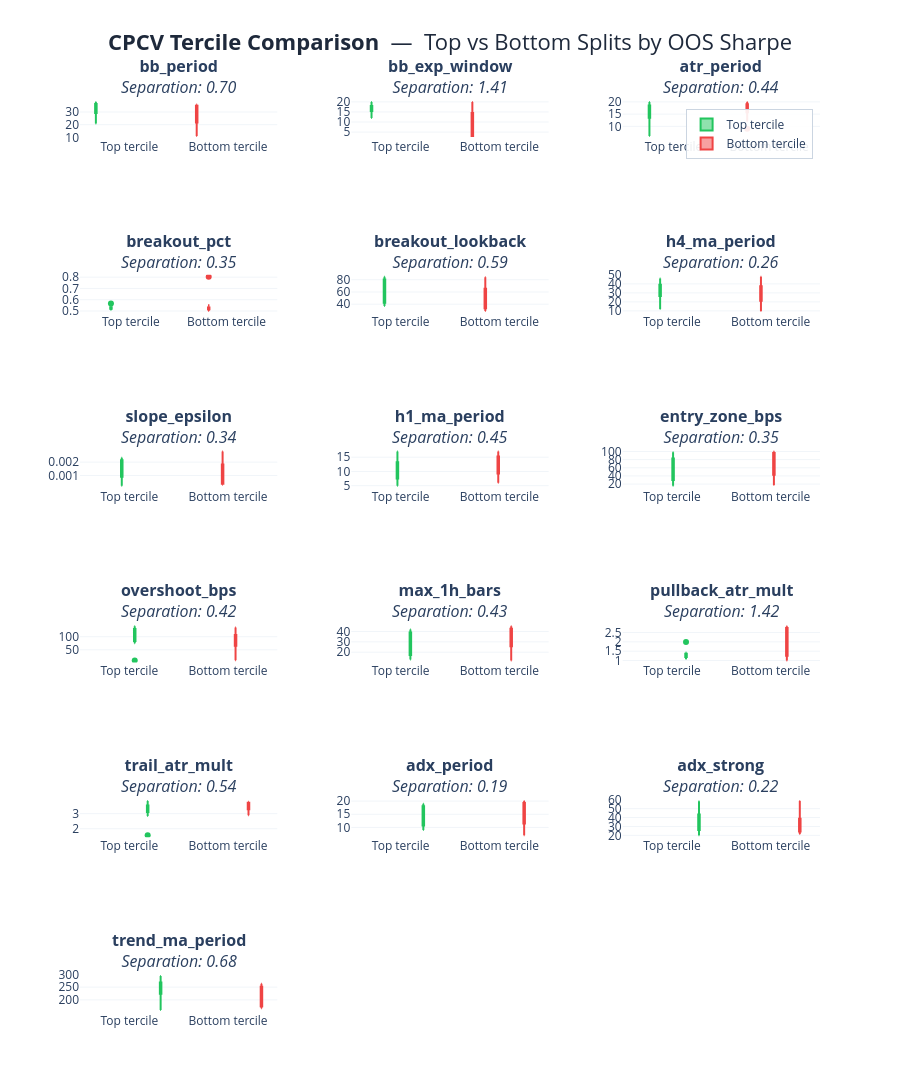

Notebook code cell kept with this figure:
### Markdown cell above
### Tercile Comparison

One subplot per free parameter showing **top third vs bottom third of splits by OOS Sharpe**.

| Separation | Interpretation |
|------------|----------------|
| < 0.5 | No meaningful difference — parameter choice doesn't predict split quality |
| 0.5-1.0 | Moderate signal — consider narrowing the range toward the top-tercile median |
| > 1.0 | Strong signal — this parameter's value is predictive of OOS performance |

### Code cell
plot_tercile_comparison(results, analysis);

### Figure 1 — Plotly figure (JSON) as saved in the notebook; plotly's stock layout.template omitted (floating-point values rounded to 4 significant figures)
{"data": [{"boxmean": true, "hovertemplate": "<b>bb_period — Top tercile</b><br>%{y:.4g}<extra></extra>", "line": {"color": "#22c55e"}, "marker": {"color": "#22c55e"}, "name": "Top tercile", "showlegend": true, "type": "box", "xaxis": "x", "y": [34.0, 27.0, 37.0, 34.0, 21.0, 36.0, 34.0, 38.0, 30.0], "yaxis": "y"}, {"boxmean": true, "hovertemplate": "<b>bb_period — Bottom tercile</b><br>%{y:.4g}<extra></extra>", "line": {"color": "#ef4444"}, "marker": {"color": "#ef4444"}, "name": "Bottom tercile", "showlegend": true, "type": "box", "xaxis": "x", "y": [29.0, 36.0, 11.0, 27.0, 35.0, 15.0, 24.0, 35.0, 34.0], "yaxis": "y"}, {"boxmean": true, "hovertemplate": "<b>bb_exp_window — Top tercile</b><br>%{y:.4g}<extra></extra>", "line": {"color": "#22c55e"}, "marker": {"color": "#22c55e"}, "name": "Top tercile", "showlegend": false, "type": "box", "xaxis": "x2", "y": [16.0, 20.0, 12.0, 18.0, 16.0, 18.0, 17.0, 14.0, 17.0], "yaxis": "y2"}, {"boxmean": true, "hovertemplate": "<b>bb_exp_window — Bottom tercile</b><br>%{y:.4g}<extra></extra>", "line": {"color": "#ef4444"}, "marker": {"color": "#ef4444"}, "name": "Bottom tercile", "showlegend": false, "type": "box", "xaxis": "x2", "y": [16.0, 12.0, 7.0, 13.0, 3.0, 3.0, 3.0, 14.0, 20.0], "yaxis": "y2"}, {"boxmean": true, "hovertemplate": "<b>atr_period — Top tercile</b><br>%{y:.4g}<extra></extra>", "line": {"color": "#22c55e"}, "marker": {"color": "#22c55e"}, "name": "Top tercile", "showlegend": false, "type": "box", "xaxis": "x3", "y": [20.0, 6.0, 16.0, 15.0, 15.0, 20.0, 18.0, 12.0, 14.0], "yaxis": "y3"}, {"boxmean": true, "hovertemplate": "<b>atr_period — Bottom tercile</b><br>%{y:.4g}<extra></extra>", "line": {"color": "#ef4444"}, "marker": {"color": "#ef4444"}, "name": "Bottom tercile", "showlegend": false, "type": "box", "xaxis": "x3", "y": [20.0, 9.0, 19.0, 18.0, 19.0, 12.0, 17.0, 18.0, 19.0], "yaxis": "y3"}, {"boxmean": true, "hovertemplate": "<b>breakout_pct — Top tercile</b><br>%{y:.4g}<extra></extra>", "line": {"color": "#22c55e"}, "marker": {"color": "#22c55e"}, "name": "Top tercile", "showlegend": false, "type": "box", "xaxis": "x4", "y": [0.5219, 0.5656, 0.5254, 0.5109, 0.5326, 0.5385, 0.5313, 0.5303, 0.5089], "yaxis": "y4"}, {"boxmean": true, "hovertemplate": "<b>breakout_pct — Bottom tercile</b><br>%{y:.4g}<extra></extra>", "line": {"color": "#ef4444"}, "marker": {"color": "#ef4444"}, "name": "Bottom tercile", "showlegend": false, "type": "box", "xaxis": "x4", "y": [0.5008, 0.5096, 0.5254, 0.519, 0.522, 0.5411, 0.5174, 0.804, 0.5281], "yaxis": "y4"}, {"boxmean": true, "hovertemplate": "<b>breakout_lookback — Top tercile</b><br>%{y:.4g}<extra></extra>", "line": {"color": "#22c55e"}, "marker": {"color": "#22c55e"}, "name": "Top tercile", "showlegend": false, "type": "box", "xaxis": "x5", "y": [81.0, 46.0, 80.0, 47.0, 40.0, 37.0, 43.0, 80.0, 85.0], "yaxis": "y5"}, {"boxmean": true, "hovertemplate": "<b>breakout_lookback — Bottom tercile</b><br>%{y:.4g}<extra></extra>", "line": {"color": "#ef4444"}, "marker": {"color": "#ef4444"}, "name": "Bottom tercile", "showlegend": false, "type": "box", "xaxis": "x5", "y": [42.0, 29.0, 69.0, 39.0, 64.0, 32.0, 34.0, 46.0, 84.0], "yaxis": "y5"}, {"boxmean": true, "hovertemplate": "<b>h4_ma_period — Top tercile</b><br>%{y:.4g}<extra></extra>", "line": {"color": "#22c55e"}, "marker": {"color": "#22c55e"}, "name": "Top tercile", "showlegend": false, "type": "box", "xaxis": "x6", "y": [12.0, 28.0, 37.0, 28.0, 29.0, 42.0, 22.0, 38.0, 46.0], "yaxis": "y6"}, {"boxmean": true, "hovertemplate": "<b>h4_ma_period — Bottom tercile</b><br>%{y:.4g}<extra></extra>", "line": {"color": "#ef4444"}, "marker": {"color": "#ef4444"}, "name": "Bottom tercile", "showlegend": false, "type": "box", "xaxis": "x6", "y": [48.0, 27.0, 30.0, 22.0, 36.0, 10.0, 19.0, 24.0, 41.0], "yaxis": "y6"}, {"boxmean": true, "hovertemplate": "<b>slope_epsilon — Top tercile</b><br>%{y:.4g}<extra></extra>", "line": {"color": "#22c55e"}, "marker": {"color": "#22c55e"}, "name": "Top tercile", "showlegend": false, "type": "box", "xaxis": "x7", "y": [0.001914, 0.002219, 0.0003474, 0.001083, 0.002122, 0.001438, 0.002336, 0.001459, 0.0002338], "yaxis": "y7"}, {"boxmean": true, "hovertemplate": "<b>slope_epsilon — Bottom tercile</b><br>%{y:.4g}<extra></extra>", "line": {"color": "#ef4444"}, "marker": {"color": "#ef4444"}, "name": "Bottom tercile", "showlegend": false, "type": "box", "xaxis": "x7", "y": [0.002227, 0.001204, 0.0003019, 0.0005706, 0.0012, 0.0003925, 0.001694, 0.002797, 0.0003431], "yaxis": "y7"}, {"boxmean": true, "hovertemplate": "<b>h1_ma_period — Top tercile</b><br>%{y:.4g}<extra></extra>", "line": {"color": "#22c55e"}, "marker": {"color": "#22c55e"}, "name": "Top tercile", "showlegend": false, "type": "box", "xaxis": "x8", "y": [8.0, 9.0, 6.0, 17.0, 13.0, 5.0, 14.0, 12.0, 8.0], "yaxis": "y8"}, {"boxmean": true, "hovertemplate": "<b>h1_ma_period — Bottom tercile</b><br>%{y:.4g}<extra></extra>", "line": {"color": "#ef4444"}, "marker": {"color": "#ef4444"}, "name": "Bottom tercile", "showlegend": false, "type": "box", "xaxis": "x8", "y": [17.0, 7.0, 13.0, 16.0, 10.0, 11.0, 15.0, 6.0, 12.0], "yaxis": "y8"}, {"boxmean": true, "hovertemplate": "<b>entry_zone_bps — Top tercile</b><br>%{y:.4g}<extra></extra>", "line": {"color": "#22c55e"}, "marker": {"color": "#22c55e"}, "name": "Top tercile", "showlegend": false, "type": "box", "xaxis": "x9", "y": [16.0, 34.0, 83.0, 98.0, 54.0, 80.0, 83.0, 62.0, 17.0], "yaxis": "y9"}, {"boxmean": true, "hovertemplate": "<b>entry_zone_bps — Bottom tercile</b><br>%{y:.4g}<extra></extra>", "line": {"color": "#ef4444"}, "marker": {"color": "#ef4444"}, "name": "Bottom tercile", "showlegend": false, "type": "box", "xaxis": "x9", "y": [100.0, 50.0, 96.0, 18.0, 22.0, 78.0, 97.0, 75.0, 84.0], "yaxis": "y9"}, {"boxmean": true, "hovertemplate": "<b>overshoot_bps — Top tercile</b><br>%{y:.4g}<extra></extra>", "line": {"color": "#22c55e"}, "marker": {"color": "#22c55e"}, "name": "Top tercile", "showlegend": false, "type": "box", "xaxis": "x10", "y": [123.0, 75.0, 127.0, 9.0, 121.0, 138.0, 87.0, 91.0, 140.0], "yaxis": "y10"}, {"boxmean": true, "hovertemplate": "<b>overshoot_bps — Bottom tercile</b><br>%{y:.4g}<extra></extra>", "line": {"color": "#ef4444"}, "marker": {"color": "#ef4444"}, "name": "Bottom tercile", "showlegend": false, "type": "box", "xaxis": "x10", "y": [31.0, 135.0, 100.0, 103.0, 97.0, 108.0, 106.0, 10.0, 77.0], "yaxis": "y10"}, {"boxmean": true, "hovertemplate": "<b>max_1h_bars — Top tercile</b><br>%{y:.4g}<extra></extra>", "line": {"color": "#22c55e"}, "marker": {"color": "#22c55e"}, "name": "Top tercile", "showlegend": false, "type": "box", "xaxis": "x11", "y": [36.0, 42.0, 36.0, 13.0, 15.0, 42.0, 18.0, 38.0, 30.0], "yaxis": "y11"}, {"boxmean": true, "hovertemplate": "<b>max_1h_bars — Bottom tercile</b><br>%{y:.4g}<extra></extra>", "line": {"color": "#ef4444"}, "marker": {"color": "#ef4444"}, "name": "Bottom tercile", "showlegend": false, "type": "box", "xaxis": "x11", "y": [37.0, 40.0, 45.0, 27.0, 42.0, 22.0, 45.0, 42.0, 12.0], "yaxis": "y11"}, {"boxmean": true, "hovertemplate": "<b>pullback_atr_mult — Top tercile</b><br>%{y:.4g}<extra></extra>", "line": {"color": "#22c55e"}, "marker": {"color": "#22c55e"}, "name": "Top tercile", "showlegend": false, "type": "box", "xaxis": "x12", "y": [1.34, 1.083, 1.207, 1.99, 1.263, 1.347, 1.143, 1.434, 1.283], "yaxis": "y12"}, {"boxmean": true, "hovertemplate": "<b>pullback_atr_mult — Bottom tercile</b><br>%{y:.4g}<extra></extra>", "line": {"color": "#ef4444"}, "marker": {"color": "#ef4444"}, "name": "Bottom tercile", "showlegend": false, "type": "box", "xaxis": "x12", "y": [2.424, 2.725, 2.197, 2.539, 1.091, 2.833, 1.001, 2.802, 1.311], "yaxis": "y12"}, {"boxmean": true, "hovertemplate": "<b>trail_atr_mult — Top tercile</b><br>%{y:.4g}<extra></extra>", "line": {"color": "#22c55e"}, "marker": {"color": "#22c55e"}, "name": "Top tercile", "showlegend": false, "type": "box", "xaxis": "x13", "y": [3.348, 1.564, 3.53, 3.434, 3.208, 3.485, 2.845, 3.836, 3.617], "yaxis": "y13"}, {"boxmean": true, "hovertemplate": "<b>trail_atr_mult — Bottom tercile</b><br>%{y:.4g}<extra></extra>", "line": {"color": "#ef4444"}, "marker": {"color": "#ef4444"}, "name": "Bottom tercile", "showlegend": false, "type": "box", "xaxis": "x13", "y": [3.074, 3.72, 3.738, 3.378, 3.648, 3.677, 2.888, 3.789, 3.36], "yaxis": "y13"}, {"boxmean": true, "hovertemplate": "<b>adx_period — Top tercile</b><br>%{y:.4g}<extra></extra>", "line": {"color": "#22c55e"}, "marker": {"color": "#22c55e"}, "name": "Top tercile", "showlegend": false, "type": "box", "xaxis": "x14", "y": [9.0, 18.0, 18.0, 10.0, 15.0, 19.0, 11.0, 15.0, 16.0], "yaxis": "y14"}, {"boxmean": true, "hovertemplate": "<b>adx_period — Bottom tercile</b><br>%{y:.4g}<extra></extra>", "line": {"color": "#ef4444"}, "marker": {"color": "#ef4444"}, "name": "Bottom tercile", "showlegend": false, "type": "box", "xaxis": "x14", "y": [10.0, 18.0, 20.0, 7.0, 20.0, 13.0, 19.0, 19.0, 12.0], "yaxis": "y14"}, {"boxmean": true, "hovertemplate": "<b>adx_strong — Top tercile</b><br>%{y:.4g}<extra></extra>", "line": {"color": "#22c55e"}, "marker": {"color": "#22c55e"}, "name": "Top tercile", "showlegend": false, "type": "box", "xaxis": "x15", "y": [41.18, 21.01, 50.1, 20.04, 39.95, 30.68, 37.77, 58.34, 27.76], "yaxis": "y15"}, {"boxmean": true, "hovertemplate": "<b>adx_strong — Bottom tercile</b><br>%{y:.4g}<extra></extra>", "line": {"color": "#ef4444"}, "marker": {"color": "#ef4444"}, "name": "Bottom tercile", "showlegend": false, "type": "box", "xaxis": "x15", "y": [28.49, 22.92, 33.64, 42.65, 24.72, 37.46, 33.8, 21.54, 58.54], "yaxis": "y15"}, {"boxmean": true, "hovertemplate": "<b>trend_ma_period — Top tercile</b><br>%{y:.4g}<extra></extra>", "line": {"color": "#22c55e"}, "marker": {"color": "#22c55e"}, "name": "Top tercile", "showlegend": false, "type": "box", "xaxis": "x16", "y": [257.0, 294.0, 264.0, 233.0, 160.0, 242.0, 265.0, 276.0, 198.0], "yaxis": "y16"}, {"boxmean": true, "hovertemplate": "<b>trend_ma_period — Bottom tercile</b><br>%{y:.4g}<extra></extra>", "line": {"color": "#ef4444"}, "marker": {"color": "#ef4444"}, "name": "Bottom tercile", "showlegend": false, "type": "box", "xaxis": "x16", "y": [260.0, 231.0, 178.0, 167.0, 203.0, 168.0, 238.0, 249.0, 263.0], "yaxis": "y16"}], "layout": {"annotations": [{"font": {"size": 16}, "showarrow": false, "text": "<b>bb_period</b><br><i>Separation: 0.70</i>", "x": 0.1333, "xanchor": "center", "xref": "paper", "y": 1.0, "yanchor": "bottom", "yref": "paper"}, {"font": {"size": 16}, "showarrow": false, "text": "<b>bb_exp_window</b><br><i>Separation: 1.41</i>", "x": 0.5, "xanchor": "center", "xref": "paper", "y": 1.0, "yanchor": "bottom", "yref": "paper"}, {"font": {"size": 16}, "showarrow": false, "text": "<b>atr_period</b><br><i>Separation: 0.44</i>", "x": 0.8667, "xanchor": "center", "xref": "paper", "y": 1.0, "yanchor": "bottom", "yref": "paper"}, {"font": {"size": 16}, "showarrow": false, "text": "<b>breakout_pct</b><br><i>Separation: 0.35</i>", "x": 0.1333, "xanchor": "center", "xref": "paper", "y": 0.8083, "yanchor": "bottom", "yref": "paper"}, {"font": {"size": 16}, "showarrow": false, "text": "<b>breakout_lookback</b><br><i>Separation: 0.59</i>", "x": 0.5, "xanchor": "center", "xref": "paper", "y": 0.8083, "yanchor": "bottom", "yref": "paper"}, {"font": {"size": 16}, "showarrow": false, "text": "<b>h4_ma_period</b><br><i>Separation: 0.26</i>", "x": 0.8667, "xanchor": "center", "xref": "paper", "y": 0.8083, "yanchor": "bottom", "yref": "paper"}, {"font": {"size": 16}, "showarrow": false, "text": "<b>slope_epsilon</b><br><i>Separation: 0.34</i>", "x": 0.1333, "xanchor": "center", "xref": "paper", "y": 0.6167, "yanchor": "bottom", "yref": "paper"}, {"font": {"size": 16}, "showarrow": false, "text": "<b>h1_ma_period</b><br><i>Separation: 0.45</i>", "x": 0.5, "xanchor": "center", "xref": "paper", "y": 0.6167, "yanchor": "bottom", "yref": "paper"}, {"font": {"size": 16}, "showarrow": false, "text": "<b>entry_zone_bps</b><br><i>Separation: 0.35</i>", "x": 0.8667, "xanchor": "center", "xref": "paper", "y": 0.6167, "yanchor": "bottom", "yref": "paper"}, {"font": {"size": 16}, "showarrow": false, "text": "<b>overshoot_bps</b><br><i>Separation: 0.42</i>", "x": 0.1333, "xanchor": "center", "xref": "paper", "y": 0.425, "yanchor": "bottom", "yref": "paper"}, {"font": {"size": 16}, "showarrow": false, "text": "<b>max_1h_bars</b><br><i>Separation: 0.43</i>", "x": 0.5, "xanchor": "center", "xref": "paper", "y": 0.425, "yanchor": "bottom", "yref": "paper"}, {"font": {"size": 16}, "showarrow": false, "text": "<b>pullback_atr_mult</b><br><i>Separation: 1.42</i>", "x": 0.8667, "xanchor": "center", "xref": "paper", "y": 0.425, "yanchor": "bottom", "yref": "paper"}, {"font": {"size": 16}, "showarrow": false, "text": "<b>trail_atr_mult</b><br><i>Separation: 0.54</i>", "x": 0.1333, "xanchor": "center", "xref": "paper", "y": 0.2333, "yanchor": "bottom", "yref": "paper"}, {"font": {"size": 16}, "showarrow": false, "text": "<b>adx_period</b><br><i>Separation: 0.19</i>", "x": 0.5, "xanchor": "center", "xref": "paper", "y": 0.2333, "yanchor": "bottom", "yref": "paper"}, {"font": {"size": 16}, "showarrow": false, "text": "<b>adx_strong</b><br><i>Separation: 0.22</i>", "x": 0.8667, "xanchor": "center", "xref": "paper", "y": 0.2333, "yanchor": "bottom", "yref": "paper"}, {"font": {"size": 16}, "showarrow": false, "text": "<b>trend_ma_period</b><br><i>Separation: 0.68</i>", "x": 0.1333, "xanchor": "center", "xref": "paper", "y": 0.04167, "yanchor": "bottom", "yref": "paper"}], "boxmode": "group", "height": 1920, "legend": {"bgcolor": "rgba(255, 255, 255, 0.9)", "bordercolor": "#cbd5e1", "borderwidth": 1, "x": 0.99, "xanchor": "right", "y": 0.99, "yanchor": "top"}, "title": {"font": {"color": "#1E293B", "size": 22}, "text": "<b>CPCV Tercile Comparison</b>  —  Top vs Bottom Splits by OOS Sharpe", "x": 0.5, "xanchor": "center"}, "xaxis": {"anchor": "y", "domain": [0, 0.2667], "showgrid": false}, "xaxis10": {"anchor": "y10", "domain": [0, 0.2667], "showgrid": false}, "xaxis11": {"anchor": "y11", "domain": [0.3667, 0.6333], "showgrid": false}, "xaxis12": {"anchor": "y12", "domain": [0.7333, 1], "showgrid": false}, "xaxis13": {"anchor": "y13", "domain": [0, 0.2667], "showgrid": false}, "xaxis14": {"anchor": "y14", "domain": [0.3667, 0.6333], "showgrid": false}, "xaxis15": {"anchor": "y15", "domain": [0.7333, 1], "showgrid": false}, "xaxis16": {"anchor": "y16", "domain": [0, 0.2667], "showgrid": false}, "xaxis17": {"anchor": "y17", "domain": [0.3667, 0.6333]}, "xaxis18": {"anchor": "y18", "domain": [0.7333, 1]}, "xaxis2": {"anchor": "y2", "domain": [0.3667, 0.6333], "showgrid": false}, "xaxis3": {"anchor": "y3", "domain": [0.7333, 1], "showgrid": false}, "xaxis4": {"anchor": "y4", "domain": [0, 0.2667], "showgrid": false}, "xaxis5": {"anchor": "y5", "domain": [0.3667, 0.6333], "showgrid": false}, "xaxis6": {"anchor": "y6", "domain": [0.7333, 1], "showgrid": false}, "xaxis7": {"anchor": "y7", "domain": [0, 0.2667], "showgrid": false}, "xaxis8": {"anchor": "y8", "domain": [0.3667, 0.6333], "showgrid": false}, "xaxis9": {"anchor": "y9", "domain": [0.7333, 1], "showgrid": false}, "yaxis": {"anchor": "x", "domain": [0.9583, 1.0], "gridcolor": "#f1f5f9", "gridwidth": 1, "showgrid": true}, "yaxis10": {"anchor": "x10", "domain": [0.3833, 0.425], "gridcolor": "#f1f5f9", "gridwidth": 1, "showgrid": true}, "yaxis11": {"anchor": "x11", "domain": [0.3833, 0.425], "gridcolor": "#f1f5f9", "gridwidth": 1, "showgrid": true}, "yaxis12": {"anchor": "x12", "domain": [0.3833, 0.425], "gridcolor": "#f1f5f9", "gridwidth": 1, "showgrid": true}, "yaxis13": {"anchor": "x13", "domain": [0.1917, 0.2333], "gridcolor": "#f1f5f9", "gridwidth": 1, "showgrid": true}, "yaxis14": {"anchor": "x14", "domain": [0.1917, 0.2333], "gridcolor": "#f1f5f9", "gridwidth": 1, "showgrid": true}, "yaxis15": {"anchor": "x15", "domain": [0.1917, 0.2333], "gridcolor": "#f1f5f9", "gridwidth": 1, "showgrid": true}, "yaxis16": {"anchor": "x16", "domain": [0, 0.04167], "gridcolor": "#f1f5f9", "gridwidth": 1, "showgrid": true}, "yaxis17": {"anchor": "x17", "domain": [0, 0.04167]}, "yaxis18": {"anchor": "x18", "domain": [0, 0.04167]}, "yaxis2": {"anchor": "x2", "domain": [0.9583, 1.0], "gridcolor": "#f1f5f9", "gridwidth": 1, "showgrid": true}, "yaxis3": {"anchor": "x3", "domain": [0.9583, 1.0], "gridcolor": "#f1f5f9", "gridwidth": 1, "showgrid": true}, "yaxis4": {"anchor": "x4", "domain": [0.7667, 0.8083], "gridcolor": "#f1f5f9", "gridwidth": 1, "showgrid": true}, "yaxis5": {"anchor": "x5", "domain": [0.7667, 0.8083], "gridcolor": "#f1f5f9", "gridwidth": 1, "showgrid": true}, "yaxis6": {"anchor": "x6", "domain": [0.7667, 0.8083], "gridcolor": "#f1f5f9", "gridwidth": 1, "showgrid": true}, "yaxis7": {"anchor": "x7", "domain": [0.575, 0.6167], "gridcolor": "#f1f5f9", "gridwidth": 1, "showgrid": true}, "yaxis8": {"anchor": "x8", "domain": [0.575, 0.6167], "gridcolor": "#f1f5f9", "gridwidth": 1, "showgrid": true}, "yaxis9": {"anchor": "x9", "domain": [0.575, 0.6167], "gridcolor": "#f1f5f9", "gridwidth": 1, "showgrid": true}}}
